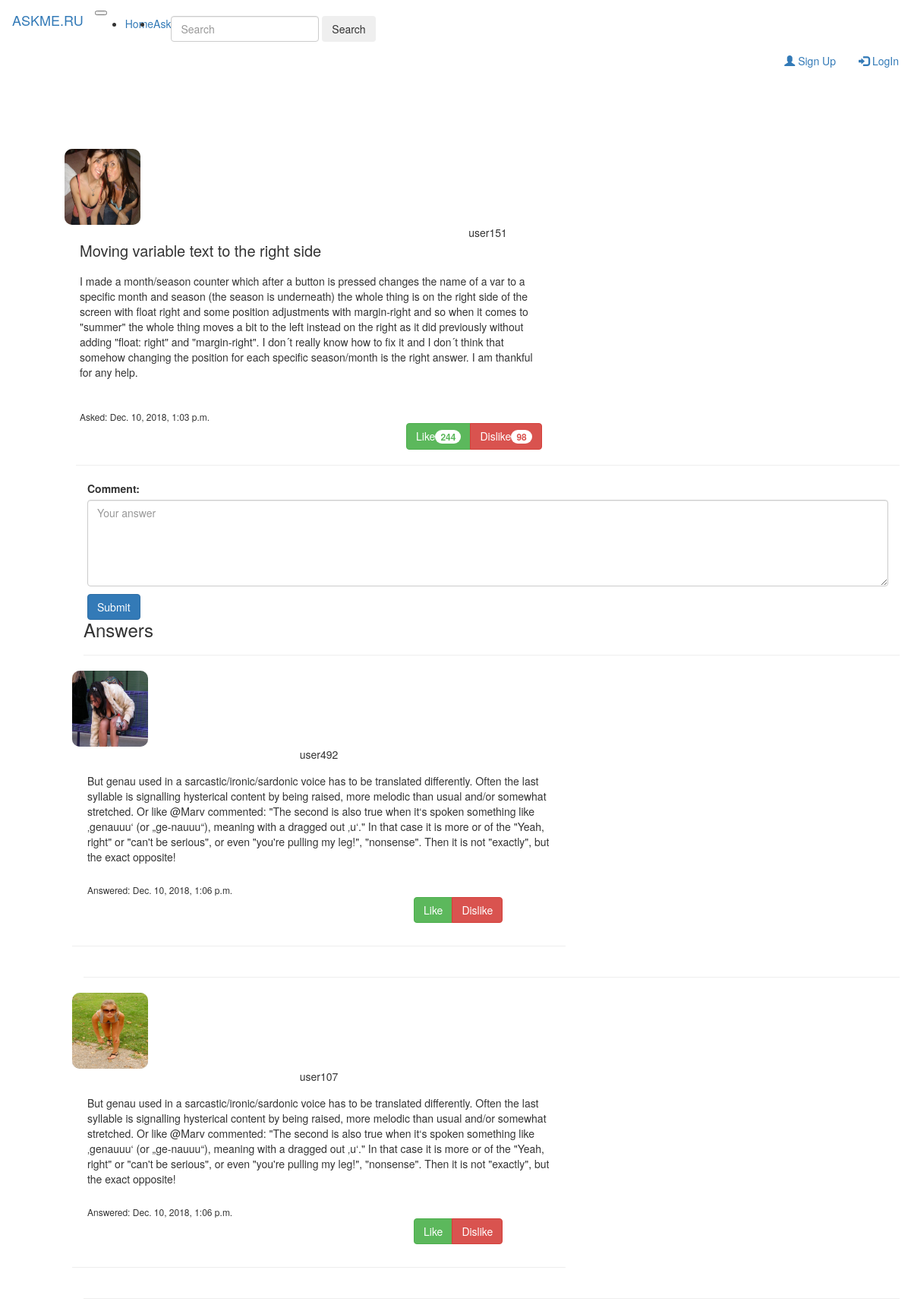
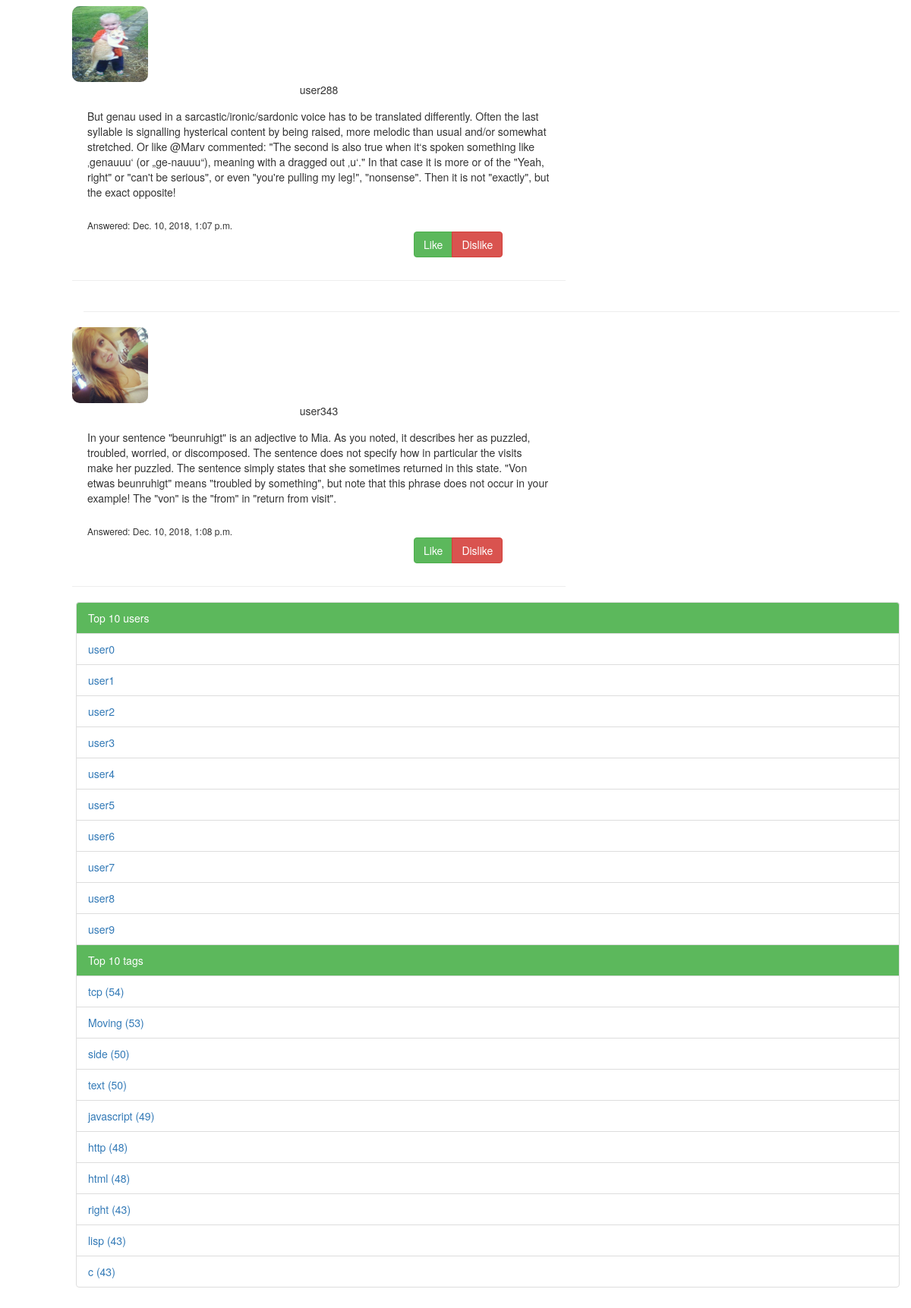
/2, run on the app's committed database (2 pictures, top to bottom).
### blog/models.py (models this page shows, shortened)
class Question(models.Model):
    author = models.ForeignKey('MyUser', on_delete=models.CASCADE, verbose_name = 'author of question')
    title = models.CharField(max_length=200, verbose_name = 'title of question')
    text = models.TextField(verbose_name = 'text of question')
    tags = models.ManyToManyField('Tag', verbose_name = 'tags of question')
    count_of_answers = models.IntegerField(default=0, verbose_name = 'count of answers')
    objects = question_manager()
    rating = models.IntegerField(default=0,verbose_name='rating of question')
    dislikes = models.IntegerField(default=0,verbose_name='dislike')
    likes = models.IntegerField(default=0,verbose_name='like')
    created_date = models.DateTimeField(default=timezone.now)
    published_date = models.DateTimeField(blank=True, null=True, verbose_name='published date of question')

class MyUser(User):
    rating = models.IntegerField(default=0, verbose_name='rating')
    objects = myuser_manager()
    avatar = models.ImageField(upload_to='', blank = True, verbose_name='avatar')
    def __str__(self):
        return self.get_username()

class Answer(models.Model):
    author = models.ForeignKey('MyUser', on_delete=models.CASCADE, verbose_name='author of answer')
    question = models.ForeignKey('Question', default=0, on_delete=models.CASCADE, verbose_name='question of answer')
    answer_text = models.TextField()
    published_date = models.DateTimeField(blank=True, null=True)
    objects = answer_manager()
    rating = models.IntegerField(default=0, verbose_name='rating of answer')

class Tag(models.Model):
    tag_name = models.CharField(max_length=20, unique = True, verbose_name = 'name of tag')
    post_count = models.IntegerField(default=0, verbose_name = 'count of posts')
    objects = tag_manager()

### blog/views.py (the view)
# urls.py: path('<int:question_id>', views.to_question, name='to_question'),
def to_question(request, question_id):
    users, tags = get_users_tags(10, 10)
    _question = Question.objects.get(pk=question_id)
    answers = Answer.objects.filter(question = _question)
    return render(request, 'blog/question.html', {'question': _question, 'answers' : answers, 'users' : users, 'tags' : tags})

### blog/handler.py (called while the page is built)
def get_users_tags(users_count, tags_count):
    users = MyUser.objects.get_n_top_users(users_count)
    tags = Tag.objects.get_n_top_tags(tags_count)
    return users, tags

### blog/models.py (called while the page is built)
    def get_n_top_users(self,user_count):
        return self.order_by('-rating')[:user_count]

    def get_n_top_tags(self,tag_count):
        return self.order_by('-post_count')[:tag_count]

### blog/templates/blog/question.html (shortened to what this page needs)
{% extends "blog/wrapper.html" %}
{% block headcontent %}
  {% load staticfiles %}
  <link rel="stylesheet" type="text/css" href="{% static 'blog/css/question.css' %}">
{% endblock %}
{% block bodycontent %}
    <div class="row">
      <div class="col-2">
        <img class="photo" src="{{question.author.avatar.url}}">
        <div class = 'user_name'>{{ question.author }}</div>
      </div>
      <div class"col-8">
        <div class='question_title'>{{ question.title }}</div>
        <div class='question_text'>{{question.text}}</div>
        <div class='question_time'>Asked: {{question.published_date}}</div>
        <div class="btn-group" id='buttons'>
          <button type="button" class="btn btn-success">Like<span class="badge">{{question.likes}}</span></button>
          <button type="button" class="btn btn-danger">Dislike<span class="badge">{{question.dislikes}}</span></button>
        </div>
      </div>
    </div>
  <hr size=4px align="left">
    <div class="col-sm-12">
     <div class "form-group">
        <label for="comment">Comment:</label>
        <textarea class="form-control" rows="5" id="comment" placeholder="Your answer"></textarea>
        <button type="submit" class="btn btn-primary" id="submitbutton">Submit</button>
      </div>
    </div>
    <div class="answer_block">
    {% if answers %}
      <h3>Answers</h3>
      {%for answer in answers %}
        <hr size=4px align="left">
        <div class = "row" id = 'answ'>
          <div class="col-2">
            <div class="user_info">
              <img class="photo" src="{{answer.author.avatar.url}}">
              <div class='user_name'>{{answer.author}}</div>
            </div>
          </div>
          <div class="col-8">
            <div class='answer_text'>{{answer.answer_text}}</div>
            <div class='answer_time'>Answered: {{answer.published_date}}</div>
            <div class="btn-group" id='buttons'>
              <button type="button" class="btn btn-success">Like</button>
              <button type="button" class="btn btn-danger">Dislike</button>
            </div>
          </div>
          <hr size=4px align="left">
        </div>
      {% endfor %}
    {% else %}
    </br>
    <h2>There is no answers</h2>
    {% endif %}
    </div>
{% endblock %}

### blog/templates/blog/wrapper.html (shortened to what this page needs)
{% load static %}
<!DOCTYPE html>
<html lang="en">
  <head>
    <link rel="stylesheet" href="{% static 'node_modules/bootstrap/dist/css/bootstrap.min.css' %}">
    <link rel="stylesheet" type="text/css" href="{% static 'blog/css/wrapper.css' %}">
    {% block headcontent %}
    {% endblock %}
  </head>
  <body>
    {% block navbar %}
      <header>
      <nav class="navbar navbar-expand-md navbar-dark fixed-top bg-dark">
        <a class="navbar-brand" href="{% url 'home' %}">ASKME.RU</a>
        <button class="navbar-toggler" type="button" data-toggle="collapse" data-target="#navbarCollapse" aria-controls="navbarCollapse" aria-expanded="false" aria-label="Toggle navigation">
        </button>
        <div class="collapse navbar-collapse" id="navbarCollapse">
          <ul class="navbar-nav mr-auto">
            <li class="nav-item active">
              <a class="nav-link" href="{% url 'home' %}">Home<span class="sr-only">(current)</span></a>
            </li>
            <li class="nav-item active">
              <a class="nav-link" href="{% url 'ask' %}">Ask<span class="sr-only">(current)</span></a>
            </li>
          </ul>
          <div class="searching">
          <form class="form-inline mt-2 mt-0">
            <input class="form-control mr-sm-2" placeholder="Search" aria-label="Search" type="text">
            <button class="btn btn-outline-success my-2 my-sm-0" type="submit">Search</button>
          </form>
          </div>
           <ul class="nav navbar-nav navbar-right">
            <li><a class="nav-link" href="{% url 'SignUp'%}"><span class="glyphicon glyphicon-user"></span> Sign Up</a></li>
            <li><a class="nav-link" href="{% url 'LogIn' %}"><span class="glyphicon glyphicon-log-in"></span> LogIn</a></li>
          </ul>
        </div>
      </nav>
    </header>
    {% endblock %}
    <main role="main" class="container">
    <div class='row'>
        <div class='col-10'>
          {% block bodycontent %}
          {% endblock %}
        </div>
       <div class="col-2" id='left_panel'>
           <ul class="list-group submenu">
             <li class="list-group-item list-group-item-success" id="lp">Top 10 users</li>
             {% for user in users %} <li class="list-group-item"><a href="{% url 'home' %}">{{ user.username }}</a></li> {% endfor %}
            <li class="list-group-item list-group-item-success" id="lp">Top 10 tags</li>
            {% for tag in tags %} <li class="list-group-item"><a href="{% url 'to_questions_by_tag' tag_id=tag.id %}">{{ tag.tag_name }} ({{tag.post_count}})</a></li> {% endfor %}
          </ul>
        </div>
    </div>
    </main>
    </body>
</html>

### blog/static/blog/css/wrapper.css (style rules this page uses)
.container { padding-left: 100px; }
#lp { background: #5cb85c; color: #ffffff; }

### blog/static/blog/css/question.css (style rules this page uses)
.container { margin-top: 90px; }
.question_title { font-size: 20px; padding-left: 20px; }
.question_text { padding-left: 20px; padding-top: 15px; width: 630px; }
.question_time { padding-left: 20px; padding-top: 40px; font-size: 12px; }
#answ { margin-top: 20px; width: 650px; }
.photo { width: 100px; height: 100px; background: #ccc; border-radius: 10px; margin-left: auto; margin-right: auto; }
.answer_text { padding-left: 20px; padding-top: 15px; width: 630px; }
.answer_time { padding-left: 20px; padding-top: 25px; font-size: 12px; }
.user_name { text-align: center; }
#answ #buttons { padding-bottom: 10px; padding-left: 450px; }
#buttons { padding-left: 450px; }
#submitbutton { margin-top: 10px; }
.answer_block { margin-left: 10px; }

### data on the page
Question: author.avatar (picture), author "user151", title "Moving variable text to the right side", text "I made a month/season counter which after a button is pressed changes the name of a var to a specific month and season (the season is underneath) the whole thing is on the right side of the screen with float right and some position adjustments with margin-right and so when it comes to \"summer\" the whole thing moves a bit to the left instead on the right as it did previously without adding \"float: right\" and \"margin-right\". I don´t really know how to fix it and I don´t think that somehow changing the position for each specific season/month is the right answer. I am thankful for any help.", published_date "Dec. 10, 2018, 1:03 p.m.", likes "244", dislikes "98"
Answer: author.avatar (picture), author "user492", answer_text "But genau used in a sarcastic/ironic/sardonic voice has to be translated differently. Often the last syllable is signalling hysterical content by being raised, more melodic than usual and/or somewhat stretched. Or like @Marv commented: \"The second is also true when it‘s spoken something like ‚genauuu‘ (or „ge-nauuu“), meaning with a dragged out ‚u‘.\" In that case it is more or of the \"Yeah, right\" or \"can't be serious\", or even \"you're pulling my leg!\", \"nonsense\". Then it is not \"exactly\", but the exact opposite!", published_date "Dec. 10, 2018, 1:06 p.m."
Answer: author.avatar (picture), author "user107", answer_text "But genau used in a sarcastic/ironic/sardonic voice has to be translated differently. Often the last syllable is signalling hysterical content by being raised, more melodic than usual and/or somewhat stretched. Or like @Marv commented: \"The second is also true when it‘s spoken something like ‚genauuu‘ (or „ge-nauuu“), meaning with a dragged out ‚u‘.\" In that case it is more or of the \"Yeah, right\" or \"can't be serious\", or even \"you're pulling my leg!\", \"nonsense\". Then it is not \"exactly\", but the exact opposite!", published_date "Dec. 10, 2018, 1:06 p.m."
Answer: author.avatar (picture), author "user288", answer_text "But genau used in a sarcastic/ironic/sardonic voice has to be translated differently. Often the last syllable is signalling hysterical content by being raised, more melodic than usual and/or somewhat stretched. Or like @Marv commented: \"The second is also true when it‘s spoken something like ‚genauuu‘ (or „ge-nauuu“), meaning with a dragged out ‚u‘.\" In that case it is more or of the \"Yeah, right\" or \"can't be serious\", or even \"you're pulling my leg!\", \"nonsense\". Then it is not \"exactly\", but the exact opposite!", published_date "Dec. 10, 2018, 1:07 p.m."
Answer: author.avatar (picture), author "user343", answer_text "In your sentence \"beunruhigt\" is an adjective to Mia. As you noted, it describes her as puzzled, troubled, worried, or discomposed. The sentence does not specify how in particular the visits make her puzzled. The sentence simply states that she sometimes returned in this state. \"Von etwas beunruhigt\" means \"troubled by something\", but note that this phrase does not occur in your example! The \"von\" is the \"from\" in \"return from visit\".", published_date "Dec. 10, 2018, 1:08 p.m."
MyUser: username "user0"
MyUser: username "user1"
MyUser: username "user2"
MyUser: username "user3"
MyUser: username "user4"
MyUser: username "user5"
MyUser: username "user6"
MyUser: username "user7"
MyUser: username "user8"
MyUser: username "user9"
Tag: tag_name "tcp", post_count "54"
Tag: tag_name "Moving", post_count "53"
Tag: tag_name "side", post_count "50"
Tag: tag_name "text", post_count "50"
Tag: tag_name "javascript", post_count "49"
Tag: tag_name "http", post_count "48"
Tag: tag_name "html", post_count "48"
Tag: tag_name "right", post_count "43"
Tag: tag_name "lisp", post_count "43"
Tag: tag_name "c", post_count "43"
